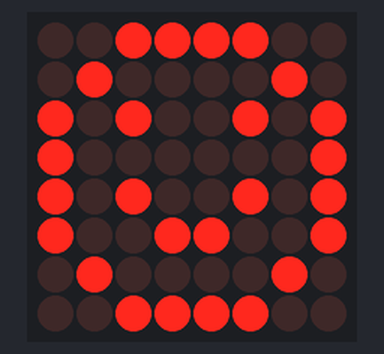
This sketch was run on a simulated Arduino Uno, built with avr-gcc and run on an emulated ATmega328P. Parts: 8×8 LED matrix. Wiring (inferred from the names in the program): LED matrix (orientation assumed): rows pin 2, pin 7, A5, pin 5, pin 13, A4, pin 12, A2; columns pin 6, pin 11, pin 10, pin 3, A3, pin 4, pin 8, pin 9.

Above: at 0.1 s.

The sketch:

LedMatrix8x8.ino
```cpp
int R[] = {2, 7, A5, 5, 13, A4, 12, A2};
int C[] = {6, 11, 10, 3, A3, 4, 8, 9};
const bool image[8][8] = {
  {0,0,1,1,1,1,0,0},
  {0,1,0,0,0,0,1,0},
  {1,0,1,0,0,1,0,1},
  {1,0,0,0,0,0,0,1},
  {1,0,1,0,0,1,0,1},
  {1,0,0,1,1,0,0,1},
  {0,1,0,0,0,0,1,0},
  {0,0,1,1,1,1,0,0}
};

void setup() {
  for (int i = 0; i < 8; i++) {
    pinMode(R[i], OUTPUT);
    pinMode(C[i], OUTPUT);
  }
}
void loop() {
  for (int row = 0; row < 8; row++) {
    digitalWrite(R[row], LOW);
    for (int col = 0; col < 8; col++) {
      digitalWrite(C[col], image[row][col] ? HIGH : LOW);
    }
    delay(2);
    digitalWrite(R[row], HIGH);
  }
}
```
